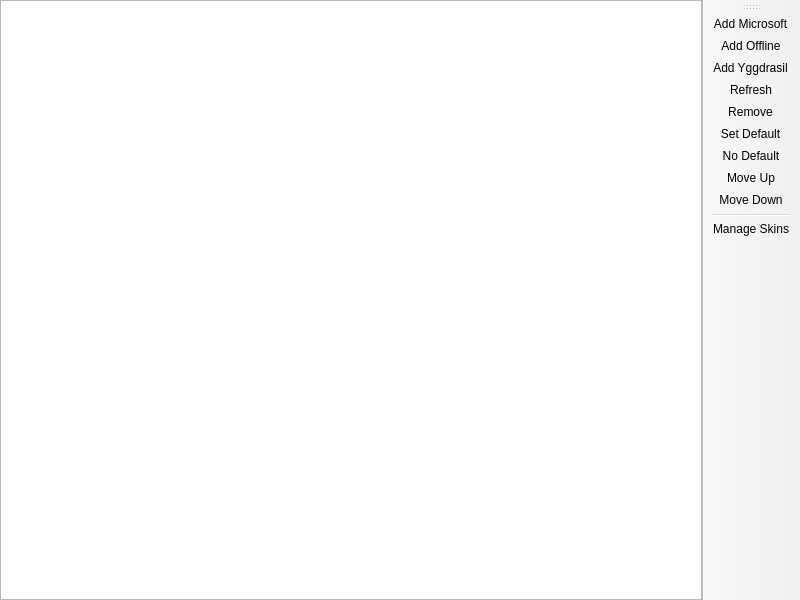
<?xml version="1.0" encoding="UTF-8"?>
<ui version="4.0">
 <class>AccountListPage</class>
 <widget class="QMainWindow" name="AccountListPage">
  <property name="geometry">
   <rect>
    <x>0</x>
    <y>0</y>
    <width>800</width>
    <height>600</height>
   </rect>
  </property>
  <widget class="QWidget" name="centralwidget">
   <layout class="QHBoxLayout" name="horizontalLayout">
    <property name="leftMargin">
     <number>0</number>
    </property>
    <property name="topMargin">
     <number>0</number>
    </property>
    <property name="rightMargin">
     <number>0</number>
    </property>
    <property name="bottomMargin">
     <number>0</number>
    </property>
    <item>
     <widget class="VersionListView" name="listView">
      <property name="alternatingRowColors">
       <bool>true</bool>
      </property>
      <property name="rootIsDecorated">
       <bool>false</bool>
      </property>
      <property name="itemsExpandable">
       <bool>false</bool>
      </property>
      <property name="allColumnsShowFocus">
       <bool>true</bool>
      </property>
      <attribute name="headerStretchLastSection">
       <bool>false</bool>
      </attribute>
     </widget>
    </item>
   </layout>
  </widget>
  <widget class="WideBar" name="toolBar">
   <attribute name="toolBarArea">
    <enum>RightToolBarArea</enum>
   </attribute>
   <attribute name="toolBarBreak">
    <bool>false</bool>
   </attribute>
   <addaction name="actionAddMicrosoft"/>
   <addaction name="actionAddOffline"/>
   <addaction name="actionAddAuthlibInjector"/>
   <addaction name="actionRefresh"/>
   <addaction name="actionRemove"/>
   <addaction name="actionSetDefault"/>
   <addaction name="actionNoDefault"/>
   <addaction name="actionMoveUp"/>
   <addaction name="actionMoveDown"/>
   <addaction name="separator"/>
   <addaction name="actionManageSkins"/>
  </widget>
  <action name="actionSetDefault">
   <property name="text">
    <string>&amp;Set Default</string>
   </property>
  </action>
  <action name="actionNoDefault">
   <property name="checkable">
    <bool>true</bool>
   </property>
   <property name="text">
    <string>&amp;No Default</string>
   </property>
  </action>
  <action name="actionManageSkins">
   <property name="text">
    <string>&amp;Manage Skins</string>
   </property>
   <property name="toolTip">
    <string>Manage Skins</string>
   </property>
  </action>
  <action name="actionAddMicrosoft">
   <property name="text">
    <string>&amp;Add Microsoft</string>
   </property>
  </action>
  <action name="actionAddOffline">
   <property name="text">
    <string>Add &amp;Offline</string>
   </property>
  </action>
  <action name="actionAddAuthlibInjector">
   <property name="text">
    <string>Add &amp;Yggdrasil</string>
   </property>
  </action>
  <action name="actionRefresh">
   <property name="text">
    <string>&amp;Refresh</string>
   </property>
   <property name="toolTip">
    <string>Refresh the account tokens</string>
   </property>
  </action>
  <action name="actionRemove">
   <property name="text">
    <string>Remo&amp;ve</string>
   </property>
  </action>
  <action name="actionMoveUp">
   <property name="text">
    <string>Move &amp;Up</string>
   </property>
  </action>
  <action name="actionMoveDown">
   <property name="text">
    <string>Move &amp;Down</string>
   </property>
  </action>
 </widget>
 <customwidgets>
  <customwidget>
   <class>VersionListView</class>
   <extends>QTreeView</extends>
   <header>ui/widgets/VersionListView.h</header>
  </customwidget>
  <customwidget>
   <class>WideBar</class>
   <extends>QToolBar</extends>
   <header>ui/widgets/WideBar.h</header>
  </customwidget>
 </customwidgets>
 <resources/>
 <connections/>
</ui>
